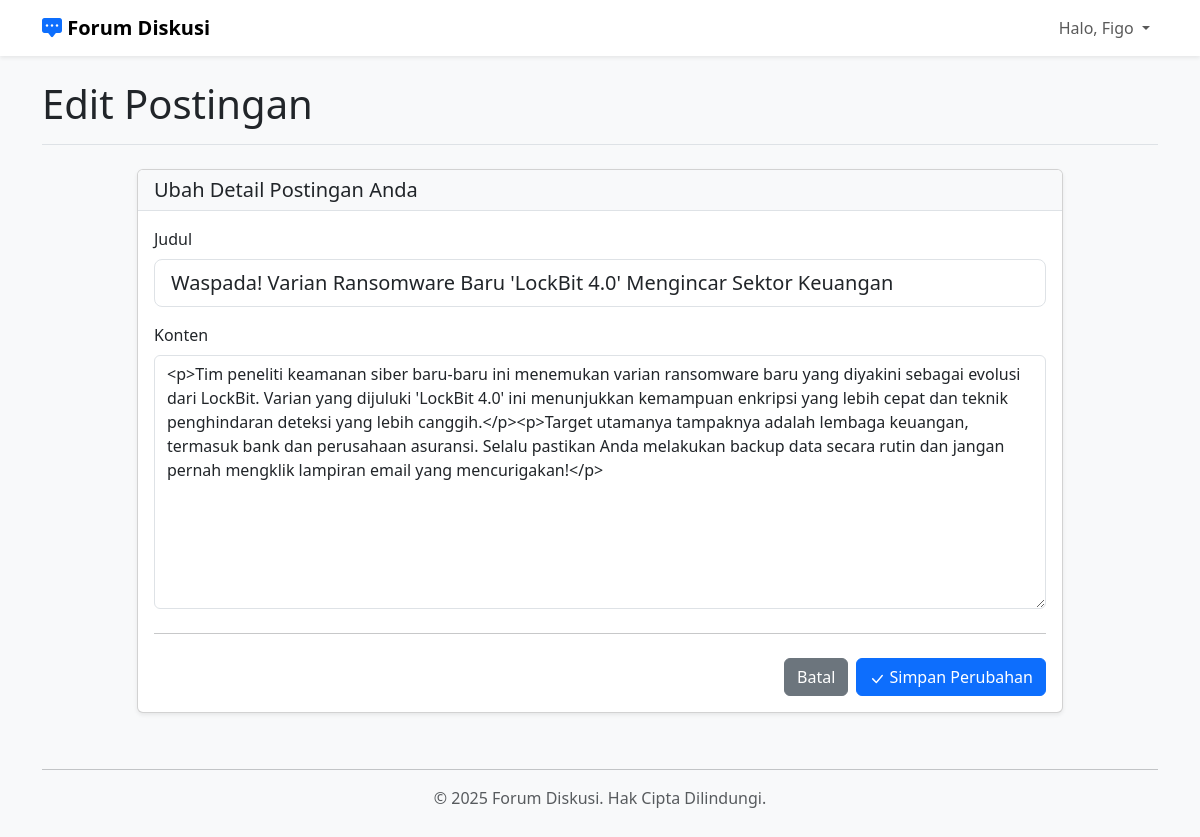
The page /user/edit_post/4 (signed in) on the database its author committed.
### app.py (models this page shows)
class Post(db.Model):
    id = db.Column(db.Integer, primary_key=True)
    title = db.Column(db.String(100), nullable=False)
    content = db.Column(db.Text, nullable=False)
    date_posted = db.Column(db.DateTime, nullable=False, default=datetime.utcnow)
    user_id = db.Column(db.Integer, db.ForeignKey('user.id'), nullable=False)
    comments = db.relationship('Comment', backref='post', lazy=True, cascade="all, delete-orphan")

### app.py (the view)
@app.route('/user/edit_post/<int:post_id>', methods=['GET', 'POST'])
@login_required
def edit_post(post_id):
    post_to_edit = db.session.get(Post, post_id)
    if not post_to_edit: return "Postingan tidak ditemukan", 404
    if post_to_edit.author.id != session['user_id']:
        flash('Anda tidak memiliki izin untuk mengedit postingan ini!', 'danger')
        return redirect(url_for('user_dashboard'))
    if request.method == 'POST':
        post_to_edit.title = request.form['title']
        post_to_edit.content = request.form['content']
        db.session.commit()
        flash('Postingan berhasil diperbarui!', 'success')
        return redirect(url_for('user_dashboard'))
    return render_template('edit_post.html', post=post_to_edit)

### app.py (called while the page is built)
def login_required(f):
    @wraps(f)
    def decorated_function(*args, **kwargs):
        if 'user_id' not in session:
            flash('Anda harus login untuk mengakses halaman ini.', 'danger')
            return redirect(url_for('login'))
        return f(*args, **kwargs)
    return decorated_function

### templates/edit_post.html (shortened to what this page needs)
{% extends 'layout.html' %}
{% block content %}
    <div class="pb-2 mb-4 border-bottom">
        <h1 class="display-6">Edit Postingan</h1>
    </div>
    <div class="row justify-content-center">
        <div class="col-lg-10">
            <div class="card shadow-sm">
                <div class="card-header bg-light border-bottom">
                    <h5 class="mb-0">Ubah Detail Postingan Anda</h5>
                </div>
                <div class="card-body">
                    <form method="POST">
                        <div class="mb-3">
                            <label for="postTitle" class="form-label">Judul</label>
                            <input type="text" name="title" id="postTitle" class="form-control form-control-lg" value="{{ post.title }}" required>
                        </div>
                        <div class="mb-4">
                            <label for="postContent" class="form-label">Konten</label>
                            <textarea name="content" id="postContent" class="form-control" rows="10" required>{{ post.content }}</textarea>
                        </div>
                        <hr class="my-4">
                        <div class="d-flex justify-content-end">
                            <a href="{{ url_for('user_dashboard') }}" class="btn btn-secondary me-2">Batal</a>
                            <button type="submit" class="btn btn-primary">
                                Simpan Perubahan
                            </button>
                        </div>
                    </form>
                </div>
            </div>
        </div>
    </div>
{% endblock %}

### templates/layout.html (style rules this page uses)
body { background-color: #f8f9fa; }

### rows shown on the page
Post: title "Waspada! Varian Ransomware Baru 'LockBit 4.0' Mengincar Sektor Keuangan", content "<p>Tim peneliti keamanan siber baru-baru ini menemukan varian ransomware baru yang diyakini sebagai evolusi dari LockBit. Varian yang dijuluki 'LockBit 4.0' ini menunjukkan kemampuan enkripsi yang lebih cepat dan teknik penghindaran deteksi yang lebih canggih.</p><p>Target utamanya tampaknya adalah lembaga keuangan, termasuk bank dan perusahaan asuransi. Selalu pastikan Anda melakukan backup data secara rutin dan jangan pernah mengklik lampiran email yang mencurigakan!</p>"

### other values the page prints
{{ session.username }} "Figo"
